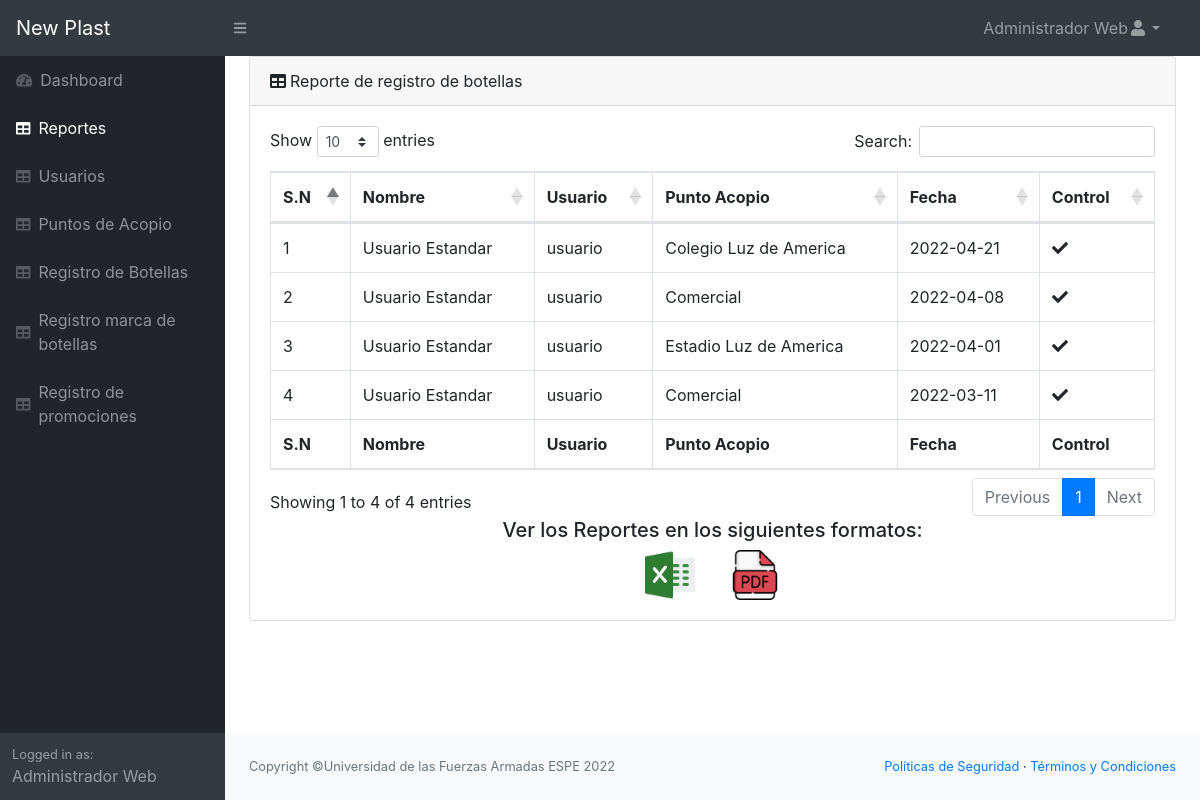
Screenshot of /respaldo-admin/perfilRepor.php (signed in) with the database file from the repository.
### tables this page shows
CREATE TABLE IF NOT EXISTS `registro_botellas` (
  `id` int(10) NOT NULL AUTO_INCREMENT,
  `usuario` int(11) NOT NULL DEFAULT 0,
  `pto_acopio` int(11) NOT NULL DEFAULT 0,
  `fecha` date NOT NULL,
  `control` varchar(255) NOT NULL,
  PRIMARY KEY (`id`),
  KEY `FK_cont_registro_admin_profile` (`usuario`),
  KEY `FK_cont_registro_puntoacopio` (`pto_acopio`),
  CONSTRAINT `FK_cont_registro_puntoacopio` FOREIGN KEY (`pto_acopio`) REFERENCES `punto_acopio` (`Id`) ON DELETE NO ACTION ON UPDATE NO ACTION,
  CONSTRAINT `FK_cont_registro_usuario` FOREIGN KEY (`usuario`) REFERENCES `usuarios` (`id`) ON DELETE NO ACTION ON UPDATE NO ACTION
);

CREATE TABLE IF NOT EXISTS `usuarios` (
  `id` int(11) NOT NULL AUTO_INCREMENT,
  `usuario` varchar(40) NOT NULL,
  `password` varchar(50) NOT NULL,
  `nombre` varchar(80) NOT NULL,
  `tipo_usuario` int(11) NOT NULL,
  PRIMARY KEY (`id`)
);

CREATE TABLE IF NOT EXISTS `punto_acopio` (
  `id` int(11) NOT NULL AUTO_INCREMENT,
  `Nombre` varchar(255) NOT NULL,
  `Representante` varchar(255) NOT NULL,
  `Contacto_email` varchar(255) NOT NULL,
  `Contacto_telefono` varchar(50) NOT NULL,
  `Latitud` varchar(255) NOT NULL,
  `Longitud` varchar(255) NOT NULL,
  PRIMARY KEY (`id`) USING BTREE
);

### respaldo-admin/perfilRepor.php (the view, shortened to what this page needs)
<!DOCTYPE html>
<html lang="en">
    <head>
		<link href="css/styles.css" rel="stylesheet" />
		<link href="css/estilo1.css" rel="stylesheet" />
		<link href="https://cdn.datatables.net/1.10.20/css/dataTables.bootstrap4.min.css" rel="stylesheet" />
	</head>
	<body class="sb-nav-fixed">
		<?php
			include('partials/header.php');
		?>
		<div id="layoutSidenav">
			<?php
				include('partials/sidebar.php');
			?>
			<div id="layoutSidenav_content">
				<main>
					<div class="container-fluid">
						<div class="card mb-4">
							<div class="card-header"><i class="fas fa-table mr-1"></i>Reporte de registro de botellas</div>
							<div class="card-body">
								<div class="table-responsive">
									<table class="table table-bordered" id="dataTable" width="100%" cellspacing="0">
										<thead>
											<tr>
												<th>S.N</th>
												<th>Nombre</th>
												<th>Usuario</th>
												<th>Punto Acopio</th>
												<th>Fecha</th>
												<th>Control</th>
											</tr>
										</thead>
										<tfoot>
											<tr>
												<th>S.N</th>
												<th>Nombre</th>
												<th>Usuario</th>
												<th>Punto Acopio</th>
												<th>Fecha</th>
												<th>Control</th>
											</tr>
										</tfoot>
										<tbody>
										<?php
                                        require_once('conexion.php');
                                        $sql1="SELECT * FROM registro_botellas ORDER BY fecha DESC";
                                        $res1= $mysqli->query($sql1);
                                        if($res1->num_rows>0)
                                        {$i=1;
                                        while($data=$res1->fetch_assoc()){
                                            ?>
                                        <tr>
                                            <td><?php echo $i; ?></td>
                                            <td><?php
												$sql2="SELECT id, nombre FROM usuarios WHERE id=" . $data['usuario'];
												$res2= $mysqli->query($sql2);
												$viewData=$res2->fetch_assoc();
												echo $viewData['nombre'];
												?>
											</td>
											<td><?php
												$sql2="SELECT id, usuario FROM usuarios WHERE id=" . $data['usuario'];
												$res2= $mysqli->query($sql2);
												$viewData=$res2->fetch_assoc();
												echo $viewData['usuario'];
												?>
											</td>
                                            <td><?php
												$sql2="SELECT id, nombre FROM punto_acopio WHERE id=" . $data['pto_acopio'];
												$res2= $mysqli->query($sql2);
												$viewData=$res2->fetch_assoc();
												echo $viewData['nombre'];
											?>
											</td>
                                            <td><?php echo $data['fecha']; ?></td>
                                            <?php
                                            if($data['control']=='Verificado'){
                                            ?>
                                            <td><i class="fa fa-check"></i></td>
                                            <?php } else{ ?>
                                            <td><i class='fa fa-ban'></i></td>
                                            <?php } ?>
                                        </tr>
                                        <?php
                                        $i++;}
                                        }else{
                                        ?>
                                        <tr>
                                            <td colspan="6">Sin datos de registro de botellas plasticas </td>
                                        </tr>
                                        <?php } ?>
										</tbody>
									</table>
								</div>
                                    <div align="center">
									<h5>Ver los Reportes en los siguientes formatos:</h5>
									<a href="./excel.php" class="btn-small blue z-depth-2">
										<img src="assets/img/sobresalir.png" width="50" height="50" margin="25" HSPACE="15"></a>
                                    <a class="btn-small blue z-depth-3" href="reportes.php">
									<img src="assets/img/expediente.png" width="50" height="50" margin="25" HSPACE="15"></a>
									</div>
								</div>
								</div>
											</div>
					</main>
				<?php
					include('partials/footer.php');
				?>
	</body>
</html>

### rows the page displays
registro_botellas: usuario.nombre "Usuario Estandar", usuario.usuario "usuario", pto_acopio.Nombre "Colegio Luz de America", fecha "2022-04-21", control "Verificado" (drawn)
registro_botellas: usuario.nombre "Usuario Estandar", usuario.usuario "usuario", pto_acopio.Nombre "Comercial", fecha "2022-04-08", control "Verificado" (drawn)
registro_botellas: usuario.nombre "Usuario Estandar", usuario.usuario "usuario", pto_acopio.Nombre "Estadio Luz de America", fecha "2022-04-01", control "Verificado" (drawn)
registro_botellas: usuario.nombre "Usuario Estandar", usuario.usuario "usuario", pto_acopio.Nombre "Comercial", fecha "2022-03-11", control "Verificado" (drawn)

### other values shown
$nombre "Administrador Web"
$_SESSION['nombre'] "Administrador Web"
